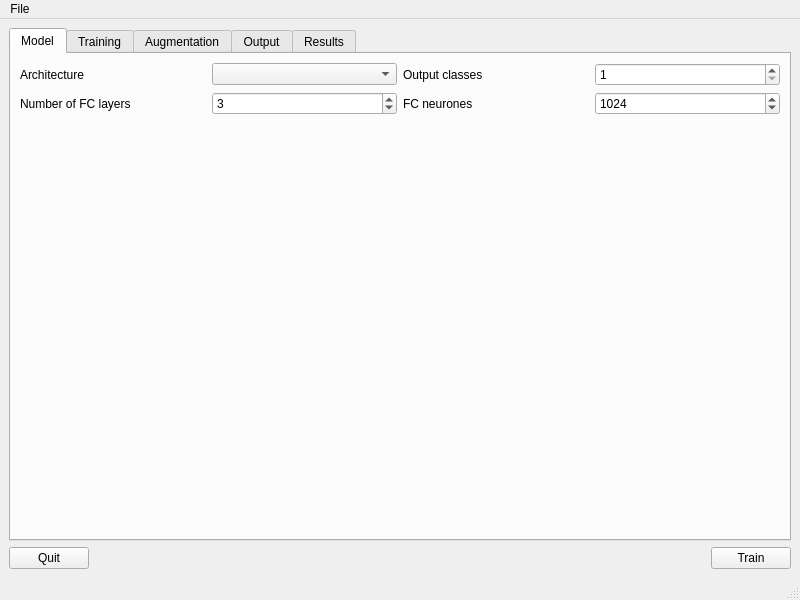
<?xml version="1.0" encoding="UTF-8"?>
<ui version="4.0">
 <class>MainWindow</class>
 <widget class="QMainWindow" name="MainWindow">
  <property name="geometry">
   <rect>
    <x>0</x>
    <y>0</y>
    <width>800</width>
    <height>600</height>
   </rect>
  </property>
  <property name="windowTitle">
   <string>MainWindow</string>
  </property>
  <widget class="QWidget" name="centralwidget">
   <layout class="QVBoxLayout" name="verticalLayout">
    <item>
     <widget class="QTabWidget" name="tabWidget">
      <property name="currentIndex">
       <number>0</number>
      </property>
      <property name="tabBarAutoHide">
       <bool>false</bool>
      </property>
      <widget class="QWidget" name="tab">
       <attribute name="title">
        <string>Model</string>
       </attribute>
       <layout class="QVBoxLayout" name="verticalLayout_2">
        <item>
         <layout class="QHBoxLayout" name="horizontalLayout_12">
          <item>
           <layout class="QHBoxLayout" name="horizontalLayout">
            <item>
             <widget class="QLabel" name="label">
              <property name="text">
               <string>Architecture</string>
              </property>
             </widget>
            </item>
            <item>
             <widget class="QComboBox" name="architectureSelector"/>
            </item>
           </layout>
          </item>
          <item>
           <layout class="QHBoxLayout" name="horizontalLayout_11">
            <item>
             <widget class="QLabel" name="label_6">
              <property name="text">
               <string>Output classes</string>
              </property>
             </widget>
            </item>
            <item>
             <widget class="QSpinBox" name="numOutputClassesSelector">
              <property name="minimum">
               <number>1</number>
              </property>
              <property name="maximum">
               <number>999999999</number>
              </property>
             </widget>
            </item>
           </layout>
          </item>
         </layout>
        </item>
        <item>
         <layout class="QHBoxLayout" name="horizontalLayout_13">
          <item>
           <layout class="QHBoxLayout" name="horizontalLayout_3">
            <item>
             <widget class="QLabel" name="label_2">
              <property name="text">
               <string>Number of FC layers</string>
              </property>
             </widget>
            </item>
            <item>
             <widget class="QSpinBox" name="numFCLayers">
              <property name="minimum">
               <number>1</number>
              </property>
              <property name="maximum">
               <number>999999999</number>
              </property>
              <property name="value">
               <number>3</number>
              </property>
             </widget>
            </item>
           </layout>
          </item>
          <item>
           <layout class="QHBoxLayout" name="horizontalLayout_4">
            <item>
             <widget class="QLabel" name="label_3">
              <property name="text">
               <string>FC neurones</string>
              </property>
             </widget>
            </item>
            <item>
             <widget class="QSpinBox" name="numFCNeurones">
              <property name="minimum">
               <number>1</number>
              </property>
              <property name="maximum">
               <number>999999999</number>
              </property>
              <property name="value">
               <number>1024</number>
              </property>
             </widget>
            </item>
           </layout>
          </item>
         </layout>
        </item>
        <item>
         <spacer name="verticalSpacer_3">
          <property name="orientation">
           <enum>Qt::Vertical</enum>
          </property>
          <property name="sizeHint" stdset="0">
           <size>
            <width>20</width>
            <height>40</height>
           </size>
          </property>
         </spacer>
        </item>
       </layout>
      </widget>
      <widget class="QWidget" name="tab_2">
       <attribute name="title">
        <string>Training</string>
       </attribute>
       <layout class="QHBoxLayout" name="horizontalLayout_31">
        <item>
         <layout class="QVBoxLayout" name="verticalLayout_6">
          <item>
           <layout class="QHBoxLayout" name="horizontalLayout_29">
            <item>
             <widget class="QLabel" name="label_23">
              <property name="text">
               <string>Training directory</string>
              </property>
             </widget>
            </item>
            <item>
             <spacer name="horizontalSpacer_8">
              <property name="orientation">
               <enum>Qt::Horizontal</enum>
              </property>
              <property name="sizeHint" stdset="0">
               <size>
                <width>40</width>
                <height>20</height>
               </size>
              </property>
             </spacer>
            </item>
            <item>
             <widget class="QPushButton" name="trainingDirButton">
              <property name="text">
               <string>Browse</string>
              </property>
             </widget>
            </item>
            <item>
             <widget class="QLabel" name="trainingDirValue">
              <property name="text">
               <string/>
              </property>
             </widget>
            </item>
           </layout>
          </item>
          <item>
           <layout class="QHBoxLayout" name="horizontalLayout_28">
            <item>
             <widget class="QLabel" name="label_24">
              <property name="text">
               <string>Validation directory</string>
              </property>
             </widget>
            </item>
            <item>
             <spacer name="horizontalSpacer_9">
              <property name="orientation">
               <enum>Qt::Horizontal</enum>
              </property>
              <property name="sizeHint" stdset="0">
               <size>
                <width>40</width>
                <height>20</height>
               </size>
              </property>
             </spacer>
            </item>
            <item>
             <widget class="QPushButton" name="validationDirButton">
              <property name="text">
               <string>Browse</string>
              </property>
             </widget>
            </item>
            <item>
             <widget class="QLabel" name="validationDirValue">
              <property name="text">
               <string/>
              </property>
             </widget>
            </item>
           </layout>
          </item>
          <item>
           <layout class="QHBoxLayout" name="horizontalLayout_14">
            <item>
             <widget class="QLabel" name="label_9">
              <property name="text">
               <string>Image Shape</string>
              </property>
             </widget>
            </item>
            <item>
             <layout class="QVBoxLayout" name="verticalLayout_4">
              <item>
               <widget class="QLabel" name="label_11">
                <property name="text">
                 <string>X</string>
                </property>
                <property name="alignment">
                 <set>Qt::AlignCenter</set>
                </property>
               </widget>
              </item>
              <item>
               <widget class="QSpinBox" name="imageDimX">
                <property name="minimum">
                 <number>1</number>
                </property>
                <property name="maximum">
                 <number>999999999</number>
                </property>
               </widget>
              </item>
             </layout>
            </item>
            <item>
             <layout class="QVBoxLayout" name="verticalLayout_5">
              <item>
               <widget class="QLabel" name="label_10">
                <property name="text">
                 <string>Y</string>
                </property>
                <property name="alignment">
                 <set>Qt::AlignCenter</set>
                </property>
               </widget>
              </item>
              <item>
               <widget class="QSpinBox" name="imageDimY">
                <property name="minimum">
                 <number>1</number>
                </property>
                <property name="maximum">
                 <number>999999999</number>
                </property>
               </widget>
              </item>
             </layout>
            </item>
           </layout>
          </item>
          <item>
           <spacer name="verticalSpacer">
            <property name="orientation">
             <enum>Qt::Vertical</enum>
            </property>
            <property name="sizeHint" stdset="0">
             <size>
              <width>20</width>
              <height>40</height>
             </size>
            </property>
           </spacer>
          </item>
         </layout>
        </item>
        <item>
         <layout class="QVBoxLayout" name="verticalLayout_14">
          <item>
           <layout class="QHBoxLayout" name="horizontalLayout_30">
            <item>
             <widget class="QLabel" name="label_25">
              <property name="text">
               <string>Training Epochs</string>
              </property>
             </widget>
            </item>
            <item>
             <widget class="QSpinBox" name="epochsValue">
              <property name="minimum">
               <number>1</number>
              </property>
              <property name="maximum">
               <number>999999999</number>
              </property>
             </widget>
            </item>
           </layout>
          </item>
          <item>
           <layout class="QHBoxLayout" name="horizontalLayout_5">
            <item>
             <widget class="QLabel" name="label_4">
              <property name="text">
               <string>Optimiser</string>
              </property>
             </widget>
            </item>
            <item>
             <widget class="QComboBox" name="optimiserSelector"/>
            </item>
           </layout>
          </item>
          <item>
           <layout class="QHBoxLayout" name="horizontalLayout_6">
            <item>
             <widget class="QLabel" name="label_5">
              <property name="text">
               <string>Loss function</string>
              </property>
             </widget>
            </item>
            <item>
             <widget class="QComboBox" name="lossSelector"/>
            </item>
           </layout>
          </item>
          <item>
           <layout class="QVBoxLayout" name="verticalLayout_7">
            <item>
             <widget class="QCheckBox" name="earlyStoppingEnable">
              <property name="text">
               <string>Early Stopping</string>
              </property>
             </widget>
            </item>
            <item>
             <widget class="QFrame" name="frame">
              <property name="frameShape">
               <enum>QFrame::StyledPanel</enum>
              </property>
              <property name="frameShadow">
               <enum>QFrame::Raised</enum>
              </property>
              <layout class="QVBoxLayout" name="verticalLayout_3">
               <item>
                <layout class="QHBoxLayout" name="horizontalLayout_9">
                 <item>
                  <spacer name="horizontalSpacer_2">
                   <property name="orientation">
                    <enum>Qt::Horizontal</enum>
                   </property>
                   <property name="sizeHint" stdset="0">
                    <size>
                     <width>40</width>
                     <height>20</height>
                    </size>
                   </property>
                  </spacer>
                 </item>
                 <item>
                  <layout class="QHBoxLayout" name="horizontalLayout_8">
                   <item>
                    <widget class="QLabel" name="label_7">
                     <property name="text">
                      <string>Patience</string>
                     </property>
                    </widget>
                   </item>
                   <item>
                    <widget class="QSpinBox" name="patienceValue">
                     <property name="enabled">
                      <bool>false</bool>
                     </property>
                    </widget>
                   </item>
                  </layout>
                 </item>
                </layout>
               </item>
               <item>
                <layout class="QHBoxLayout" name="horizontalLayout_10">
                 <item>
                  <spacer name="horizontalSpacer_3">
                   <property name="orientation">
                    <enum>Qt::Horizontal</enum>
                   </property>
                   <property name="sizeHint" stdset="0">
                    <size>
                     <width>40</width>
                     <height>20</height>
                    </size>
                   </property>
                  </spacer>
                 </item>
                 <item>
                  <layout class="QHBoxLayout" name="horizontalLayout_7">
                   <item>
                    <widget class="QLabel" name="label_8">
                     <property name="text">
                      <string>Minimum delta</string>
                     </property>
                    </widget>
                   </item>
                   <item>
                    <widget class="QDoubleSpinBox" name="minDeltaValue">
                     <property name="enabled">
                      <bool>false</bool>
                     </property>
                    </widget>
                   </item>
                  </layout>
                 </item>
                </layout>
               </item>
              </layout>
             </widget>
            </item>
           </layout>
          </item>
          <item>
           <spacer name="verticalSpacer_2">
            <property name="orientation">
             <enum>Qt::Vertical</enum>
            </property>
            <property name="sizeHint" stdset="0">
             <size>
              <width>20</width>
              <height>40</height>
             </size>
            </property>
           </spacer>
          </item>
         </layout>
        </item>
       </layout>
      </widget>
      <widget class="QWidget" name="tab_3">
       <attribute name="title">
        <string>Augmentation</string>
       </attribute>
       <layout class="QHBoxLayout" name="horizontalLayout_36">
        <item>
         <layout class="QVBoxLayout" name="verticalLayout_17">
          <item>
           <layout class="QVBoxLayout" name="verticalLayout_16">
            <item>
             <widget class="QCheckBox" name="horizontalFlipCheck">
              <property name="text">
               <string>Horizontal Flip</string>
              </property>
             </widget>
            </item>
            <item>
             <widget class="QCheckBox" name="verticalFlipCheck">
              <property name="text">
               <string>Vertical Flip</string>
              </property>
             </widget>
            </item>
            <item>
             <layout class="QHBoxLayout" name="horizontalLayout_32">
              <item>
               <widget class="QLabel" name="label_26">
                <property name="text">
                 <string>Rotation angle</string>
                </property>
               </widget>
              </item>
              <item>
               <widget class="QSpinBox" name="rotationAngleValue">
                <property name="minimum">
                 <number>-180</number>
                </property>
                <property name="maximum">
                 <number>180</number>
                </property>
               </widget>
              </item>
             </layout>
            </item>
           </layout>
          </item>
          <item>
           <spacer name="verticalSpacer_4">
            <property name="orientation">
             <enum>Qt::Vertical</enum>
            </property>
            <property name="sizeHint" stdset="0">
             <size>
              <width>20</width>
              <height>40</height>
             </size>
            </property>
           </spacer>
          </item>
         </layout>
        </item>
        <item>
         <layout class="QVBoxLayout" name="verticalLayout_18">
          <item>
           <layout class="QVBoxLayout" name="verticalLayout_15">
            <item>
             <layout class="QHBoxLayout" name="horizontalLayout_33">
              <item>
               <widget class="QLabel" name="label_27">
                <property name="text">
                 <string>Width shift range</string>
                </property>
               </widget>
              </item>
              <item>
               <widget class="QSpinBox" name="widthShiftValue"/>
              </item>
             </layout>
            </item>
            <item>
             <layout class="QHBoxLayout" name="horizontalLayout_34">
              <item>
               <widget class="QLabel" name="label_28">
                <property name="text">
                 <string>Height shift range</string>
                </property>
               </widget>
              </item>
              <item>
               <widget class="QSpinBox" name="heightShiftValue"/>
              </item>
             </layout>
            </item>
            <item>
             <layout class="QHBoxLayout" name="horizontalLayout_35">
              <item>
               <widget class="QLabel" name="label_29">
                <property name="text">
                 <string>Brightness shift range</string>
                </property>
               </widget>
              </item>
              <item>
               <widget class="QSpinBox" name="brightnessShiftValue"/>
              </item>
             </layout>
            </item>
           </layout>
          </item>
          <item>
           <spacer name="verticalSpacer_9">
            <property name="orientation">
             <enum>Qt::Vertical</enum>
            </property>
            <property name="sizeHint" stdset="0">
             <size>
              <width>20</width>
              <height>40</height>
             </size>
            </property>
           </spacer>
          </item>
         </layout>
        </item>
       </layout>
      </widget>
      <widget class="QWidget" name="tab_4">
       <attribute name="title">
        <string>Output</string>
       </attribute>
       <layout class="QHBoxLayout" name="horizontalLayout_39">
        <item>
         <spacer name="horizontalSpacer_6">
          <property name="orientation">
           <enum>Qt::Horizontal</enum>
          </property>
          <property name="sizeHint" stdset="0">
           <size>
            <width>234</width>
            <height>20</height>
           </size>
          </property>
         </spacer>
        </item>
        <item>
         <layout class="QVBoxLayout" name="verticalLayout_19">
          <item>
           <layout class="QHBoxLayout" name="horizontalLayout_37">
            <item>
             <widget class="QLabel" name="label_30">
              <property name="text">
               <string>Output name</string>
              </property>
             </widget>
            </item>
            <item>
             <widget class="QLineEdit" name="outputStub"/>
            </item>
           </layout>
          </item>
          <item>
           <layout class="QHBoxLayout" name="horizontalLayout_38">
            <item>
             <widget class="QLabel" name="label_31">
              <property name="text">
               <string>Output directory</string>
              </property>
             </widget>
            </item>
            <item>
             <widget class="QPushButton" name="outputDirBrowse">
              <property name="text">
               <string>Browse</string>
              </property>
             </widget>
            </item>
            <item>
             <widget class="QLabel" name="outputDirValue">
              <property name="text">
               <string/>
              </property>
             </widget>
            </item>
           </layout>
          </item>
          <item>
           <spacer name="verticalSpacer_10">
            <property name="orientation">
             <enum>Qt::Vertical</enum>
            </property>
            <property name="sizeHint" stdset="0">
             <size>
              <width>20</width>
              <height>40</height>
             </size>
            </property>
           </spacer>
          </item>
         </layout>
        </item>
        <item>
         <spacer name="horizontalSpacer_7">
          <property name="orientation">
           <enum>Qt::Horizontal</enum>
          </property>
          <property name="sizeHint" stdset="0">
           <size>
            <width>234</width>
            <height>20</height>
           </size>
          </property>
         </spacer>
        </item>
       </layout>
      </widget>
      <widget class="QWidget" name="tab_5">
       <attribute name="title">
        <string>Results</string>
       </attribute>
      </widget>
     </widget>
    </item>
    <item>
     <layout class="QHBoxLayout" name="horizontalLayout_2">
      <item>
       <widget class="QPushButton" name="quitButton">
        <property name="text">
         <string>Quit</string>
        </property>
       </widget>
      </item>
      <item>
       <spacer name="horizontalSpacer">
        <property name="orientation">
         <enum>Qt::Horizontal</enum>
        </property>
        <property name="sizeHint" stdset="0">
         <size>
          <width>40</width>
          <height>20</height>
         </size>
        </property>
       </spacer>
      </item>
      <item>
       <widget class="QPushButton" name="trainButton">
        <property name="text">
         <string>Train</string>
        </property>
       </widget>
      </item>
     </layout>
    </item>
   </layout>
  </widget>
  <widget class="QMenuBar" name="menubar">
   <property name="geometry">
    <rect>
     <x>0</x>
     <y>0</y>
     <width>800</width>
     <height>22</height>
    </rect>
   </property>
   <widget class="QMenu" name="menuFile">
    <property name="title">
     <string>File</string>
    </property>
    <addaction name="actionQuit"/>
   </widget>
   <addaction name="menuFile"/>
  </widget>
  <widget class="QStatusBar" name="statusbar"/>
  <action name="actionQuit">
   <property name="text">
    <string>Quit</string>
   </property>
   <property name="shortcut">
    <string>Meta+Q</string>
   </property>
  </action>
 </widget>
 <resources/>
 <connections>
  <connection>
   <sender>actionQuit</sender>
   <signal>triggered()</signal>
   <receiver>MainWindow</receiver>
   <slot>close()</slot>
   <hints>
    <hint type="sourcelabel">
     <x>-1</x>
     <y>-1</y>
    </hint>
    <hint type="destinationlabel">
     <x>399</x>
     <y>299</y>
    </hint>
   </hints>
  </connection>
 </connections>
</ui>
